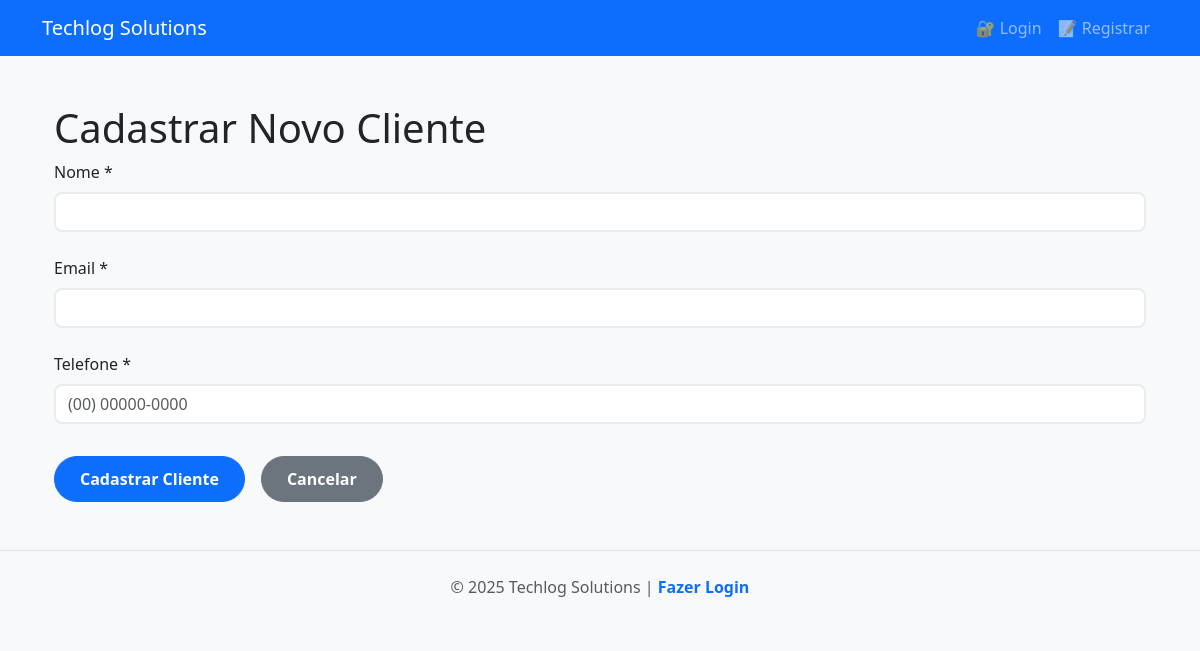
Before: /clientes/2 with the older database file.
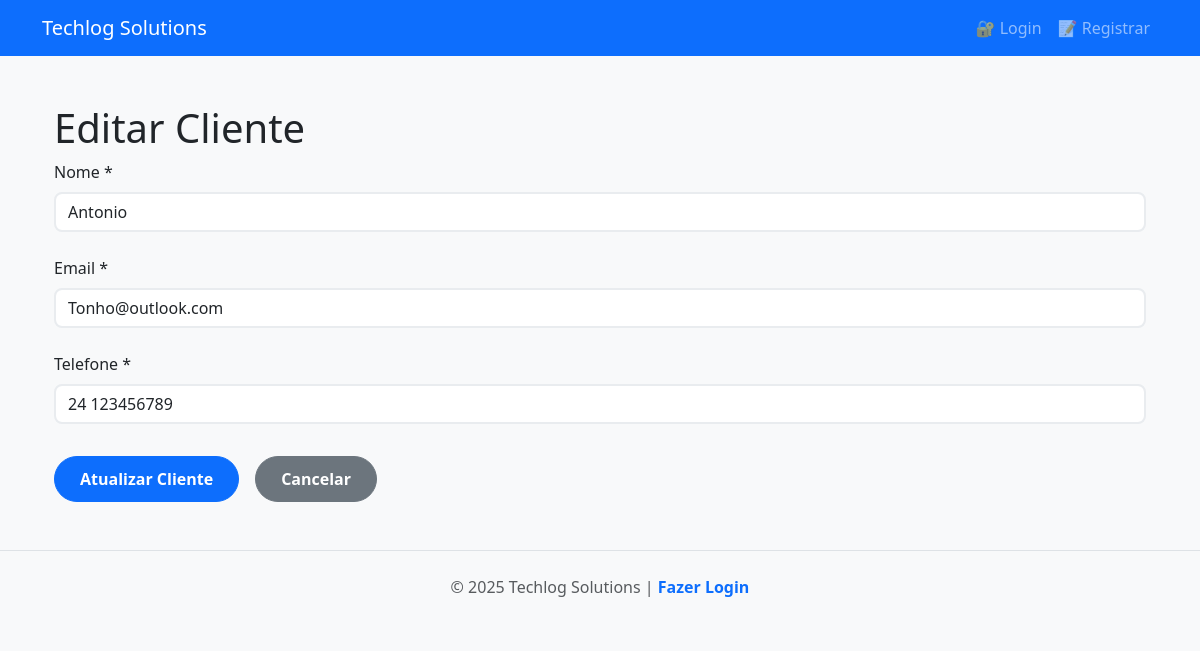
After: the same page with the newer database file.
### tables this page shows
CREATE TABLE clientes(
                               id INTEGER PRIMARY KEY AUTOINCREMENT,
                               nome TEXT NOT NULL,
                               email TEXT NOT NULL,
                               telefone TEXT NOT NULL
                           );

### app/rotas/cliente.py (the view)
@front_router.get('/{cliente_id}', response_class=HTMLResponse)
async def pagina_editar_cliente(request: Request, cliente_id: int, cliente_repositorio: Annotated[ClienteRepositorio, Depends(obter_cliente_repositorio)]):
    cliente = await cliente_repositorio.obter_cliente(cliente_id)
    return templates.TemplateResponse(
        request = request,
        name= "clientes-form.html",
        context = {"request": request, "cliente": cliente}
        )

### templates/templates/clientes-form.html (shortened to what this page needs)
{% extends "base.html" %}
{% block conteudo %}
<div class="container">
    <h1>{{ 'Editar' if cliente else 'Cadastrar Novo' }} Cliente {{cliente_id}}</h1>
    <form id="formCliente" class="form-cliente">
        <div class="form-group">
            <label for="nome">Nome *</label>
            <input type="text" id="nome" name="nome" class="form-control" value="{{ cliente.nome if cliente else '' }}" required>
        </div>
        <div class="form-group">
            <label for="email">Email *</label>
            <input type="email" id="email" name="email" class="form-control" value="{{ cliente.email if cliente else '' }}" required>
        </div>
        <div class="form-group">
            <label for="telefone">Telefone *</label>
            <input type="tel" id="telefone" name="telefone" class="form-control" placeholder="(00) 00000-0000" value="{{ cliente.telefone if cliente else '' }}" required>
        </div>
        <div class="form-actions">
            <button type="submit" class="btn btn-primary">{{ 'Atualizar' if cliente else 'Cadastrar' }} Cliente</button>
            <a href="/clientes" class="btn btn-secondary">Cancelar</a>
        </div>
    </form>
</div>
{% endblock %}

### templates/templates/base.html (shortened to what this page needs)
<!DOCTYPE html>
<html lang="pt-BR">
<head>
    <link href="https://cdn.jsdelivr.net/npm/bootstrap@5.3.0/dist/css/bootstrap.min.css" rel="stylesheet">
    <link rel="stylesheet" href="{{ url_for('static', path='/css/style.css') }}">
</head>
<body>
    <nav class="navbar navbar-expand-lg navbar-dark bg-primary">
        <div class="container">
            <a class="navbar-brand" href="/">
                Techlog Solutions
            </a>
            <div class="collapse navbar-collapse" id="navbarNav">
                <ul class="navbar-nav ms-auto">
                    {% if request.cookies.get("session_token") %}
                        <li class="nav-item">
                            <a class="nav-link" href="/">🏠 Início</a>
                        </li>
                        <li class="nav-item">
                            <a class="nav-link" href="/clientes">👥 Clientes</a>
                        </li>
                        <li class="nav-item">
                            <a class="nav-link" href="/docs" target="_blank">📚 API Docs</a>
                        </li>
                        <li class="nav-item">
                            <div class="user-info">
                                <a href="/logout" class="nav-link" onclick="return confirm('Deseja realmente sair?')">➜] Sair</a>
                            </div>
                        </li>
                    {% else %}
                        <li class="nav-item">
                            <a class="nav-link" href="/login">🔐 Login</a>
                        </li>
                        <li class="nav-item">
                            <a class="nav-link" href="/registro">📝 Registrar</a>
                        </li>
                    {% endif %}
                </ul>
            </div>
        </div>
    </nav>
    <main class="container my-5">
        {% block conteudo %}
        {% endblock %}
    </main>
    <footer class="bg-light py-4 mt-5">
        <div class="container text-center">
            <p class="text-muted mb-0">
                © 2025 Techlog Solutions |
                {% if request.cookies.get("session_token") %}
                    <a href="/docs">Documentação da API</a>
                {% else %}
                    <a href="/login">Fazer Login</a>
                {% endif %}
            </p>
        </div>
    </footer>
</body>
</html>

### static/css/style.css (style rules this page uses)
:root { --primary-color: #0d6efd; --secondary-color: #6c757d; --success-color: #198754; --danger-color: #dc3545; --warning-color: #ffc107; --info-color: #0dcaf0; --light-bg: #f8f9fa; --dark-text: #212529; --border-radius: 8px; --transition: all 0.3s ease; }
body { font-family: 'Segoe UI', Tahoma, Geneva, Verdana, sans-serif; background-color: var(--light-bg); color: var(--dark-text); }
.btn { border-radius: 50px; padding: 10px 25px; font-weight: 600; transition: var(--transition); }
.form-control, .form-select { border-radius: var(--border-radius); border: 2px solid #e9ecef; transition: var(--transition); }
.form-group { margin-bottom: 1.5rem; }
.form-group label { display: block; margin-bottom: 0.5rem; font-weight: 500; }
.form-actions { margin-top: 2rem; display: flex; gap: 1rem; }
footer { margin-top: auto; border-top: 1px solid #dee2e6; }
footer a { color: var(--primary-color); text-decoration: none; font-weight: 600; }

Changed rows visible on the page:
added clientes: nome "Antonio", email "Tonho@outlook.com", telefone "24 123456789"
Other visible differences:
{{ 'Editar' if cliente else 'Cadastrar Novo' }}: "Cadastrar Novo" → "Editar"
{{ 'Atualizar' if cliente else 'Cadastrar' }}: "Cadastrar" → "Atualizar"
